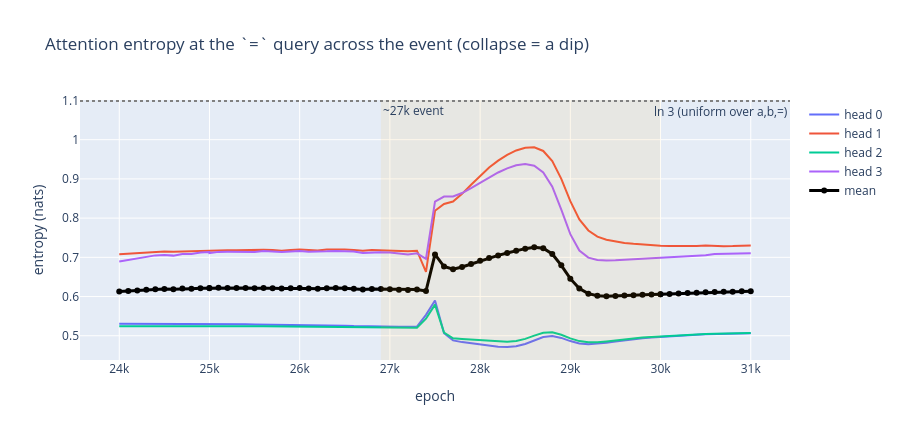

Notebook source saved alongside this figure:
### Code cell
import torch


def attn_entropy_at_equals(epoch):
    """Per-head Shannon entropy of attention at the `=` query (index 2), mean over the grid."""
    _, cache = variant.run_with_cache(variant.make_probe(GRID), epoch=epoch)
    pat = cache["blocks.0.attn.hook_pattern"][:, :, 2, :].detach().cpu().numpy()  # (batch, heads, keys)
    ent = -(pat * np.log(np.clip(pat, 1e-12, None))).sum(-1)                       # (batch, heads)
    return ent.mean(0)                                                             # (heads,)


ent_eps = np.array([e for e in ps_epochs if 24000 <= e <= 31000])
ent = np.stack([attn_entropy_at_equals(int(e)) for e in ent_eps])  # (E, heads)

fig = go.Figure()
fig.add_vrect(x0=26900, x1=30000, fillcolor="orange", opacity=0.08, line_width=0,
              annotation_text="~27k event", annotation_position="top left")
fig.add_hline(y=float(np.log(3)), line=dict(dash="dot", color="gray"),
              annotation_text="ln 3 (uniform over a,b,=)", annotation_position="bottom right")
for h in range(ent.shape[1]):
    fig.add_trace(go.Scatter(x=ent_eps, y=ent[:, h], mode="lines", name=f"head {h}"))
fig.add_trace(go.Scatter(x=ent_eps, y=ent.mean(1), mode="lines+markers", name="mean",
                         line=dict(color="black", width=3)))
fig.update_layout(title="Attention entropy at the `=` query across the event (collapse = a dip)",
                  xaxis_title="epoch", yaxis_title="entropy (nats)", height=440)
fig.show()

base = (ent_eps >= 24000) & (ent_eps <= 26000)
mean_ent = ent.mean(1)
dip_i = int(np.argmin(mean_ent))
print(f"mean =-entropy: plateau {mean_ent[base].mean():.3f} nats -> min {mean_ent[dip_i]:.3f} "
      f"at epoch {ent_eps[dip_i]} (drop {1 - mean_ent[dip_i] / mean_ent[base].mean():.1%})")
for h in range(ent.shape[1]):
    hi = int(np.argmin(ent[:, h]))
    print(f"  head {h}: min {ent[hi, h]:.3f} at {ent_eps[hi]} (plateau {ent[base, h].mean():.3f})")
